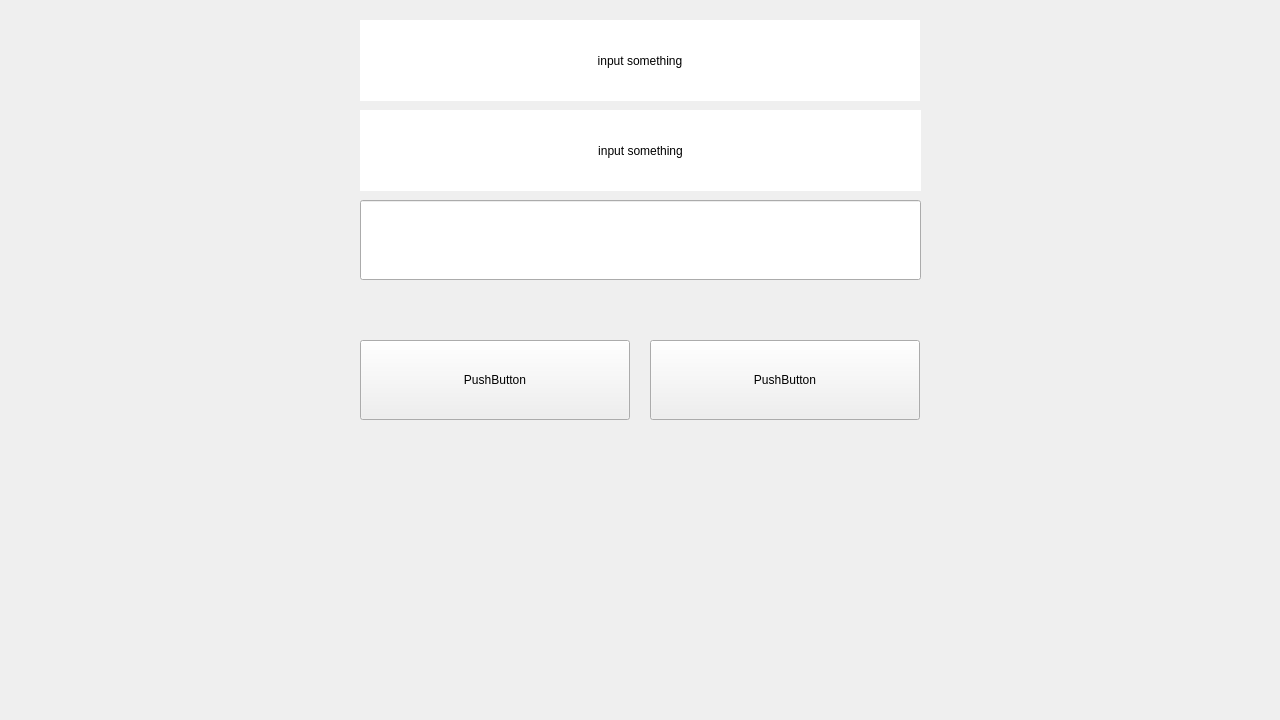
<?xml version="1.0" encoding="UTF-8"?>
<ui version="4.0">
 <class>common_input</class>
 <widget class="QWidget" name="common_input">
  <property name="geometry">
   <rect>
    <x>0</x>
    <y>0</y>
    <width>1280</width>
    <height>720</height>
   </rect>
  </property>
  <property name="windowTitle">
   <string>Form</string>
  </property>
  <property name="styleSheet">
   <string notr="true"/>
  </property>
  <widget class="QLabel" name="lb_title">
   <property name="geometry">
    <rect>
     <x>360</x>
     <y>20</y>
     <width>560</width>
     <height>81</height>
    </rect>
   </property>
   <property name="styleSheet">
    <string notr="true">background-color: rgb(255, 255, 255);</string>
   </property>
   <property name="text">
    <string>input something</string>
   </property>
   <property name="alignment">
    <set>Qt::AlignCenter</set>
   </property>
  </widget>
  <widget class="QLabel" name="lb_mac">
   <property name="geometry">
    <rect>
     <x>360</x>
     <y>110</y>
     <width>561</width>
     <height>81</height>
    </rect>
   </property>
   <property name="styleSheet">
    <string notr="true">background-color: rgb(255, 255, 255);</string>
   </property>
   <property name="text">
    <string>input something</string>
   </property>
   <property name="alignment">
    <set>Qt::AlignCenter</set>
   </property>
  </widget>
  <widget class="QLineEdit" name="le_input">
   <property name="geometry">
    <rect>
     <x>360</x>
     <y>200</y>
     <width>561</width>
     <height>80</height>
    </rect>
   </property>
   <property name="focusPolicy">
    <enum>Qt::ClickFocus</enum>
   </property>
  </widget>
  <widget class="QPushButton" name="bt_confirm">
   <property name="geometry">
    <rect>
     <x>650</x>
     <y>340</y>
     <width>270</width>
     <height>80</height>
    </rect>
   </property>
   <property name="focusPolicy">
    <enum>Qt::ClickFocus</enum>
   </property>
   <property name="text">
    <string>PushButton</string>
   </property>
  </widget>
  <widget class="QPushButton" name="bt_cancel">
   <property name="geometry">
    <rect>
     <x>360</x>
     <y>340</y>
     <width>270</width>
     <height>80</height>
    </rect>
   </property>
   <property name="focusPolicy">
    <enum>Qt::ClickFocus</enum>
   </property>
   <property name="text">
    <string>PushButton</string>
   </property>
  </widget>
 </widget>
 <resources/>
 <connections/>
</ui>
